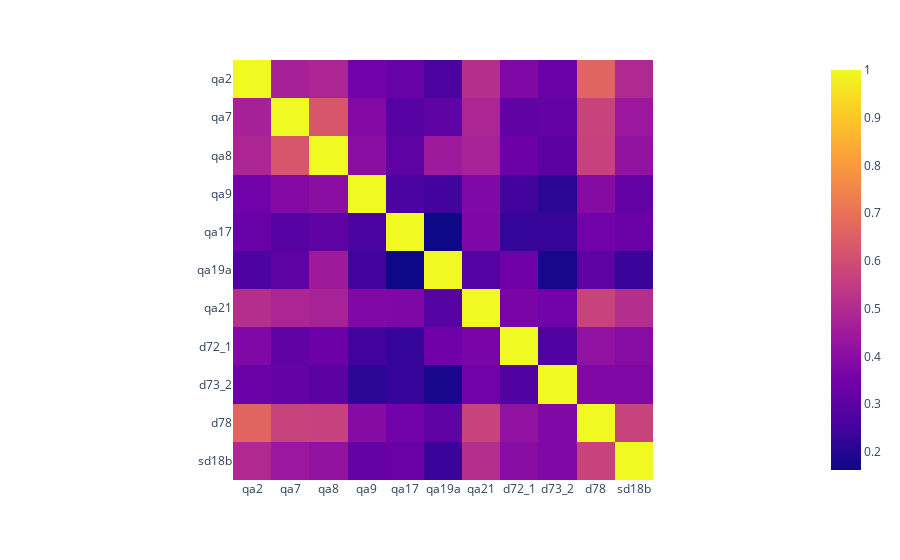

Notebook cell for this chart:
### Code cell
px.imshow(data_norm.corr())
